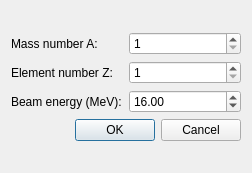
<?xml version="1.0" encoding="UTF-8"?>
<ui version="4.0">
 <class>SelectBeamForm</class>
 <widget class="QDialog" name="SelectBeamForm">
  <property name="geometry">
   <rect>
    <x>0</x>
    <y>0</y>
    <width>252</width>
    <height>173</height>
   </rect>
  </property>
  <property name="windowTitle">
   <string>Dialog</string>
  </property>
  <layout class="QGridLayout" name="gridLayout_2">
   <item row="0" column="0">
    <layout class="QGridLayout" name="gridLayout">
     <item row="0" column="0">
      <layout class="QVBoxLayout" name="verticalLayout">
       <item>
        <layout class="QHBoxLayout" name="horizontalLayout_3">
         <item>
          <widget class="QLabel" name="massNumberLabel">
           <property name="text">
            <string>Mass number A:</string>
           </property>
          </widget>
         </item>
         <item>
          <widget class="QSpinBox" name="massNumberBox">
           <property name="minimum">
            <number>1</number>
           </property>
           <property name="maximum">
            <number>300</number>
           </property>
          </widget>
         </item>
        </layout>
       </item>
       <item>
        <layout class="QHBoxLayout" name="horizontalLayout_2">
         <item>
          <widget class="QLabel" name="elementNumberLabel">
           <property name="text">
            <string>Element number Z:</string>
           </property>
          </widget>
         </item>
         <item>
          <widget class="QSpinBox" name="elementNumberBox">
           <property name="minimum">
            <number>1</number>
           </property>
           <property name="maximum">
            <number>350</number>
           </property>
          </widget>
         </item>
        </layout>
       </item>
       <item>
        <layout class="QHBoxLayout" name="horizontalLayout">
         <item>
          <widget class="QLabel" name="label">
           <property name="text">
            <string>Beam energy (MeV):</string>
           </property>
          </widget>
         </item>
         <item>
          <widget class="QDoubleSpinBox" name="beamEnergyBox">
           <property name="maximum">
            <double>1000.000000000000000</double>
           </property>
           <property name="value">
            <double>16.000000000000000</double>
           </property>
          </widget>
         </item>
        </layout>
       </item>
      </layout>
     </item>
     <item row="1" column="0">
      <widget class="QDialogButtonBox" name="buttonBox">
       <property name="layoutDirection">
        <enum>Qt::LeftToRight</enum>
       </property>
       <property name="orientation">
        <enum>Qt::Horizontal</enum>
       </property>
       <property name="standardButtons">
        <set>QDialogButtonBox::Cancel|QDialogButtonBox::Ok</set>
       </property>
      </widget>
     </item>
    </layout>
   </item>
  </layout>
 </widget>
 <resources/>
 <connections>
  <connection>
   <sender>buttonBox</sender>
   <signal>accepted()</signal>
   <receiver>SelectBeamForm</receiver>
   <slot>accept()</slot>
   <hints>
    <hint type="sourcelabel">
     <x>248</x>
     <y>254</y>
    </hint>
    <hint type="destinationlabel">
     <x>157</x>
     <y>274</y>
    </hint>
   </hints>
  </connection>
  <connection>
   <sender>buttonBox</sender>
   <signal>rejected()</signal>
   <receiver>SelectBeamForm</receiver>
   <slot>reject()</slot>
   <hints>
    <hint type="sourcelabel">
     <x>316</x>
     <y>260</y>
    </hint>
    <hint type="destinationlabel">
     <x>286</x>
     <y>274</y>
    </hint>
   </hints>
  </connection>
 </connections>
</ui>
